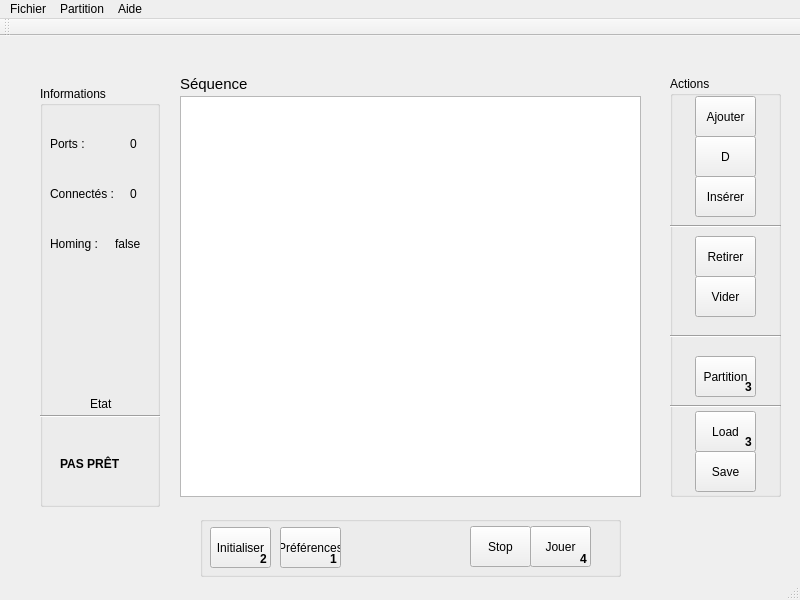
<?xml version="1.0" encoding="UTF-8"?>
<ui version="4.0">
 <class>MainWindow</class>
 <widget class="QMainWindow" name="MainWindow">
  <property name="geometry">
   <rect>
    <x>0</x>
    <y>0</y>
    <width>800</width>
    <height>600</height>
   </rect>
  </property>
  <property name="windowTitle">
   <string>MainWindow</string>
  </property>
  <widget class="QWidget" name="centralWidget">
   <widget class="QGroupBox" name="groupBox_2">
    <property name="geometry">
     <rect>
      <x>200</x>
      <y>480</y>
      <width>421</width>
      <height>61</height>
     </rect>
    </property>
    <property name="title">
     <string/>
    </property>
    <widget class="QPushButton" name="init">
     <property name="geometry">
      <rect>
       <x>10</x>
       <y>11</y>
       <width>61</width>
       <height>41</height>
      </rect>
     </property>
     <property name="text">
      <string>Initialiser</string>
     </property>
    </widget>
    <widget class="QPushButton" name="param">
     <property name="geometry">
      <rect>
       <x>80</x>
       <y>11</y>
       <width>61</width>
       <height>41</height>
      </rect>
     </property>
     <property name="text">
      <string>Préférences</string>
     </property>
    </widget>
    <widget class="QPushButton" name="jouer">
     <property name="geometry">
      <rect>
       <x>330</x>
       <y>10</y>
       <width>61</width>
       <height>41</height>
      </rect>
     </property>
     <property name="text">
      <string>Jouer</string>
     </property>
    </widget>
    <widget class="QPushButton" name="pause">
     <property name="geometry">
      <rect>
       <x>270</x>
       <y>10</y>
       <width>61</width>
       <height>41</height>
      </rect>
     </property>
     <property name="text">
      <string>Stop</string>
     </property>
    </widget>
    <widget class="QLabel" name="aide1">
     <property name="geometry">
      <rect>
       <x>130</x>
       <y>35</y>
       <width>21</width>
       <height>16</height>
      </rect>
     </property>
     <property name="font">
      <font>
       <weight>75</weight>
       <bold>true</bold>
      </font>
     </property>
     <property name="text">
      <string>1</string>
     </property>
    </widget>
    <widget class="QLabel" name="aide2">
     <property name="geometry">
      <rect>
       <x>60</x>
       <y>35</y>
       <width>21</width>
       <height>16</height>
      </rect>
     </property>
     <property name="font">
      <font>
       <weight>75</weight>
       <italic>false</italic>
       <bold>true</bold>
      </font>
     </property>
     <property name="text">
      <string>2</string>
     </property>
    </widget>
    <widget class="QLabel" name="aide4">
     <property name="geometry">
      <rect>
       <x>380</x>
       <y>35</y>
       <width>21</width>
       <height>16</height>
      </rect>
     </property>
     <property name="font">
      <font>
       <weight>75</weight>
       <bold>true</bold>
      </font>
     </property>
     <property name="text">
      <string>4</string>
     </property>
    </widget>
   </widget>
   <widget class="QGroupBox" name="groupBox_3">
    <property name="geometry">
     <rect>
      <x>670</x>
      <y>40</y>
      <width>111</width>
      <height>421</height>
     </rect>
    </property>
    <property name="title">
     <string>Actions</string>
    </property>
    <widget class="QPushButton" name="load">
     <property name="geometry">
      <rect>
       <x>25</x>
       <y>335</y>
       <width>61</width>
       <height>41</height>
      </rect>
     </property>
     <property name="text">
      <string>Load</string>
     </property>
    </widget>
    <widget class="QPushButton" name="add">
     <property name="geometry">
      <rect>
       <x>25</x>
       <y>20</y>
       <width>61</width>
       <height>41</height>
      </rect>
     </property>
     <property name="text">
      <string>Ajouter</string>
     </property>
    </widget>
    <widget class="QPushButton" name="clear">
     <property name="geometry">
      <rect>
       <x>25</x>
       <y>200</y>
       <width>61</width>
       <height>41</height>
      </rect>
     </property>
     <property name="text">
      <string>Vider</string>
     </property>
    </widget>
    <widget class="Line" name="line_2">
     <property name="geometry">
      <rect>
       <x>0</x>
       <y>320</y>
       <width>111</width>
       <height>20</height>
      </rect>
     </property>
     <property name="orientation">
      <enum>Qt::Horizontal</enum>
     </property>
    </widget>
    <widget class="QPushButton" name="save">
     <property name="geometry">
      <rect>
       <x>25</x>
       <y>375</y>
       <width>61</width>
       <height>41</height>
      </rect>
     </property>
     <property name="text">
      <string>Save</string>
     </property>
    </widget>
    <widget class="QPushButton" name="retirer">
     <property name="geometry">
      <rect>
       <x>25</x>
       <y>160</y>
       <width>61</width>
       <height>41</height>
      </rect>
     </property>
     <property name="text">
      <string>Retirer</string>
     </property>
    </widget>
    <widget class="Line" name="line_3">
     <property name="geometry">
      <rect>
       <x>0</x>
       <y>250</y>
       <width>111</width>
       <height>20</height>
      </rect>
     </property>
     <property name="orientation">
      <enum>Qt::Horizontal</enum>
     </property>
    </widget>
    <widget class="QPushButton" name="partition">
     <property name="geometry">
      <rect>
       <x>25</x>
       <y>280</y>
       <width>61</width>
       <height>41</height>
      </rect>
     </property>
     <property name="text">
      <string>Partition</string>
     </property>
    </widget>
    <widget class="Line" name="line_4">
     <property name="geometry">
      <rect>
       <x>0</x>
       <y>140</y>
       <width>111</width>
       <height>20</height>
      </rect>
     </property>
     <property name="orientation">
      <enum>Qt::Horizontal</enum>
     </property>
    </widget>
    <widget class="QPushButton" name="duplicate">
     <property name="geometry">
      <rect>
       <x>25</x>
       <y>60</y>
       <width>61</width>
       <height>41</height>
      </rect>
     </property>
     <property name="text">
      <string>D</string>
     </property>
    </widget>
    <widget class="QLabel" name="aide3">
     <property name="geometry">
      <rect>
       <x>75</x>
       <y>358</y>
       <width>21</width>
       <height>16</height>
      </rect>
     </property>
     <property name="font">
      <font>
       <weight>75</weight>
       <bold>true</bold>
      </font>
     </property>
     <property name="text">
      <string>3</string>
     </property>
    </widget>
    <widget class="QLabel" name="aide3_2">
     <property name="geometry">
      <rect>
       <x>75</x>
       <y>303</y>
       <width>21</width>
       <height>16</height>
      </rect>
     </property>
     <property name="font">
      <font>
       <weight>75</weight>
       <bold>true</bold>
      </font>
     </property>
     <property name="text">
      <string>3</string>
     </property>
    </widget>
    <widget class="QPushButton" name="insert">
     <property name="geometry">
      <rect>
       <x>25</x>
       <y>100</y>
       <width>61</width>
       <height>41</height>
      </rect>
     </property>
     <property name="text">
      <string>Insérer</string>
     </property>
    </widget>
   </widget>
   <widget class="QGroupBox" name="groupBox_4">
    <property name="geometry">
     <rect>
      <x>40</x>
      <y>50</y>
      <width>120</width>
      <height>421</height>
     </rect>
    </property>
    <property name="title">
     <string>Informations</string>
    </property>
    <widget class="QLabel" name="label">
     <property name="geometry">
      <rect>
       <x>10</x>
       <y>50</y>
       <width>61</width>
       <height>16</height>
      </rect>
     </property>
     <property name="text">
      <string>Ports :</string>
     </property>
    </widget>
    <widget class="QLabel" name="label_2">
     <property name="geometry">
      <rect>
       <x>10</x>
       <y>100</y>
       <width>71</width>
       <height>16</height>
      </rect>
     </property>
     <property name="text">
      <string>Connectés :</string>
     </property>
    </widget>
    <widget class="QLabel" name="nbremoteur">
     <property name="geometry">
      <rect>
       <x>90</x>
       <y>50</y>
       <width>16</width>
       <height>16</height>
      </rect>
     </property>
     <property name="text">
      <string>0</string>
     </property>
    </widget>
    <widget class="QLabel" name="nbreconnecte">
     <property name="geometry">
      <rect>
       <x>90</x>
       <y>100</y>
       <width>16</width>
       <height>16</height>
      </rect>
     </property>
     <property name="text">
      <string>0</string>
     </property>
    </widget>
    <widget class="Line" name="line">
     <property name="geometry">
      <rect>
       <x>0</x>
       <y>320</y>
       <width>121</width>
       <height>20</height>
      </rect>
     </property>
     <property name="orientation">
      <enum>Qt::Horizontal</enum>
     </property>
    </widget>
    <widget class="QLabel" name="label_5">
     <property name="geometry">
      <rect>
       <x>50</x>
       <y>310</y>
       <width>31</width>
       <height>16</height>
      </rect>
     </property>
     <property name="text">
      <string>Etat</string>
     </property>
    </widget>
    <widget class="QLabel" name="status">
     <property name="geometry">
      <rect>
       <x>20</x>
       <y>370</y>
       <width>81</width>
       <height>16</height>
      </rect>
     </property>
     <property name="font">
      <font>
       <weight>75</weight>
       <italic>false</italic>
       <bold>true</bold>
      </font>
     </property>
     <property name="text">
      <string>PAS PRÊT</string>
     </property>
    </widget>
    <widget class="QLabel" name="label_4">
     <property name="geometry">
      <rect>
       <x>10</x>
       <y>150</y>
       <width>71</width>
       <height>16</height>
      </rect>
     </property>
     <property name="text">
      <string>Homing :</string>
     </property>
    </widget>
    <widget class="QLabel" name="homing">
     <property name="geometry">
      <rect>
       <x>75</x>
       <y>150</y>
       <width>31</width>
       <height>16</height>
      </rect>
     </property>
     <property name="text">
      <string>false</string>
     </property>
    </widget>
   </widget>
   <widget class="QTableWidget" name="seq">
    <property name="geometry">
     <rect>
      <x>180</x>
      <y>60</y>
      <width>461</width>
      <height>401</height>
     </rect>
    </property>
   </widget>
   <widget class="QLabel" name="label_3">
    <property name="geometry">
     <rect>
      <x>180</x>
      <y>40</y>
      <width>131</width>
      <height>16</height>
     </rect>
    </property>
    <property name="font">
     <font>
      <pointsize>11</pointsize>
     </font>
    </property>
    <property name="text">
     <string>Séquence</string>
    </property>
   </widget>
  </widget>
  <widget class="QMenuBar" name="menuBar">
   <property name="geometry">
    <rect>
     <x>0</x>
     <y>0</y>
     <width>800</width>
     <height>26</height>
    </rect>
   </property>
   <widget class="QMenu" name="menuS_quences">
    <property name="title">
     <string>Fichier</string>
    </property>
    <addaction name="actionCharger"/>
    <addaction name="actionSauvegarder"/>
   </widget>
   <widget class="QMenu" name="menuPartition">
    <property name="title">
     <string>Partition</string>
    </property>
    <addaction name="actionCharger_2"/>
   </widget>
   <widget class="QMenu" name="menuAide">
    <property name="title">
     <string>Aide</string>
    </property>
    <addaction name="actionPremi_re_fois"/>
    <addaction name="actionCacher_l_aide"/>
   </widget>
   <addaction name="menuS_quences"/>
   <addaction name="menuPartition"/>
   <addaction name="menuAide"/>
  </widget>
  <widget class="QToolBar" name="mainToolBar">
   <attribute name="toolBarArea">
    <enum>TopToolBarArea</enum>
   </attribute>
   <attribute name="toolBarBreak">
    <bool>false</bool>
   </attribute>
  </widget>
  <widget class="QStatusBar" name="statusBar"/>
  <action name="actionCharger_une_s_quence">
   <property name="text">
    <string>Charger une séquence</string>
   </property>
  </action>
  <action name="actionCharger">
   <property name="text">
    <string>Charger</string>
   </property>
  </action>
  <action name="actionSauvegarder">
   <property name="text">
    <string>Sauvegarder</string>
   </property>
  </action>
  <action name="actionCharger_2">
   <property name="text">
    <string>Charger</string>
   </property>
  </action>
  <action name="actionPremi_re_fois">
   <property name="text">
    <string>Première fois ?</string>
   </property>
  </action>
  <action name="actionCacher_l_aide">
   <property name="text">
    <string>Cacher l'aide</string>
   </property>
  </action>
 </widget>
 <layoutdefault spacing="6" margin="11"/>
 <resources/>
 <connections/>
</ui>
